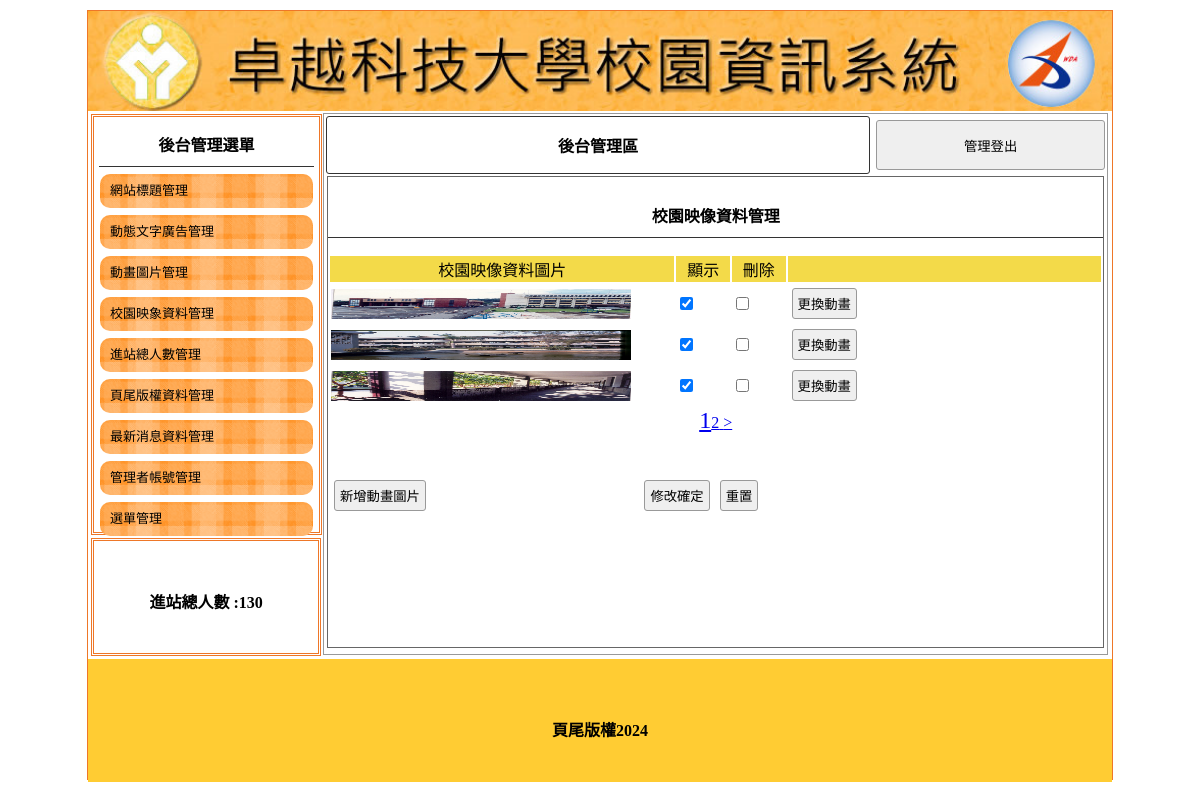
The page /back.php?do=image on the database its author committed.
### tables this page shows
CREATE TABLE `titles` (
  `id` int(5) UNSIGNED NOT NULL,
  `img` text NOT NULL,
  `text` text NOT NULL,
  `sh` int(1) NOT NULL DEFAULT 0
);

CREATE TABLE `total` (
  `id` int(5) UNSIGNED NOT NULL,
  `total` int(5) NOT NULL
);

CREATE TABLE `image` (
  `id` int(5) UNSIGNED NOT NULL,
  `img` text NOT NULL,
  `sh` int(1) NOT NULL DEFAULT 1
);

CREATE TABLE `bottom` (
  `id` int(5) UNSIGNED NOT NULL,
  `bottom` text NOT NULL
);

### api/db.php (called while the page is built, shortened)
<?php
class DB
{
    protected $dsn = "mysql:host=localhost;charset=utf8;dbname=c1";
    protected $pdo;
    protected $table;
    public function __construct($table)
    {
        $this->table = $table;
        $this->pdo = new PDO($this->dsn, 'root', '');
    }
    private function a2s($array)
    {
        foreach ($array as $col => $value) {
            $tmp[] = "`$col`='$value'";
        }
        return $tmp;
    }
    function find($id)
    {
        $sql = "select * from `$this->table`";
        if (is_array($id)) {
            $tmp = $this->a2s($id);
            $sql .= " where " . join(" && ", $tmp);
        } else if (is_numeric($id)) {
            $sql .= " where  `id` = '$id'";
        } else {
            echo "錯誤:參數的資料型態必須是數字或陣列";
        }
        $row = $this->pdo->query($sql)->fetch(PDO::FETCH_ASSOC);
        return $row;
    }
    private function sql_all($sql, $array, $other)
    {
        if (isset($this->table) && !empty($this->table)) {
            if (is_array($array)) {
                if (!empty($array)) {
                    $tmp = $this->a2s($array);
                    $sql .= " where " . join(" && ", $tmp);
                }
            } else {
                $sql .= " $array";
            }
            return $sql .= $other;
        } else {
            echo "錯誤:沒有指定的資料表名稱";
        }
    }
    function all($where = '', $other = '')
    {
        $sql = "select * from `$this->table`";
        $sql = $this->sql_all($sql, $where, $other);
        return $this->pdo->query($sql)->fetchAll(PDO::FETCH_ASSOC);
    }
    function count($where = '', $other = '')
    {
        $sql = "select count(*) from `$this->table`";
        $sql = $this->sql_all($sql, $where, $other);
        return $this->pdo->query($sql)->fetchColumn();
    }
}
$Title = new DB('titles');
$Total = new DB('total');
$Bottom = new DB('bottom');
if (isset($_GET['do'])) {
    if (isset(${ucfirst($_GET['do'])})) {
        $DB = ${ucfirst($_GET['do'])};
    }
} else {
    $DB = $Title;
}

### back.php (the view, shortened to what this page needs)
<?php include_once "./api/db.php"; ?>
<!DOCTYPE html PUBLIC "-//W3C//DTD XHTML 1.0 Transitional//EN" "http://www.w3.org/TR/xhtml1/DTD/xhtml1-transitional.dtd">
<html xmlns="http://www.w3.org/1999/xhtml">
<head>
	<link href="./css/css.css" rel="stylesheet" type="text/css">
</head>
<body>
	<div id="main">
		<?php
		$title=$Title->find(['sh'=>1]);
		?>
		<a title="<?=$title['text'];?>" href="./index.php">
			<div class="ti" style="background:url(&#39;./img/<?=$title['img'];?>&#39;); background-size:cover;"></div>
		</a>
		<div id="ms">
			<div id="lf" style="float:left;">
				<div id="menuput" class="dbor">
					<span class="t botli">後台管理選單</span>
					<a style="color:#000; font-size:13px; text-decoration:none;" href="?do=title">
						<div class="mainmu">網站標題管理 </div>
					</a>
					<a style="color:#000; font-size:13px; text-decoration:none;" href="?do=ad">
						<div class="mainmu">動態文字廣告管理 </div>
					</a>
					<a style="color:#000; font-size:13px; text-decoration:none;" href="?do=mvim">
						<div class="mainmu">動畫圖片管理 </div>
					</a>
					<a style="color:#000; font-size:13px; text-decoration:none;" href="?do=image">
						<div class="mainmu">校園映象資料管理 </div>
					</a>
					<a style="color:#000; font-size:13px; text-decoration:none;" href="?do=total">
						<div class="mainmu">進站總人數管理 </div>
					</a>
					<a style="color:#000; font-size:13px; text-decoration:none;" href="?do=bottom">
						<div class="mainmu">頁尾版權資料管理 </div>
					</a>
					<a style="color:#000; font-size:13px; text-decoration:none;" href="?do=news">
						<div class="mainmu">最新消息資料管理 </div>
					</a>
					<a style="color:#000; font-size:13px; text-decoration:none;" href="?do=admin">
						<div class="mainmu">管理者帳號管理 </div>
					</a>
					<a style="color:#000; font-size:13px; text-decoration:none;" href="?do=menu">
						<div class="mainmu">選單管理 </div>
					</a>
				</div>
				<div class="dbor" style="margin:3px; width:95%; height:20%; line-height:100px;">
					<span class="t">進站總人數 :<?= $Total->find(1)['total']; ?>
					</span>
				</div>
			</div>
			<div class="di" style="height:540px; border:#999 1px solid; width:76.5%; margin:2px 0px 0px 0px; float:left; position:relative; left:20px;">
				<table width="100%">
					<tbody>
						<tr>
							<td style="width:70%;font-weight:800; border:#333 1px solid; border-radius:3px;" class="cent"><a href="?do=admin" style="color:#000; text-decoration:none;">後台管理區</a></td>
							<td><button onclick="location.replace('./api/logout.php')" style=" width:99%; margin-right:2px; height:50px;">管理登出</button></td>
						</tr>
					</tbody>
				</table>
				<?php
				$do = $_GET['do'] ?? 'title';
				$file = "./back/{$do}.php";
				if (file_exists($file)) {
					include "$file";
				} else {
					include "./back/title.php";
				}
				?>
			</div>
		</div>
		<div style="width:1024px; left:0px; position:relative; background:#FC3; margin-top:4px; height:123px; display:block;">
			<span class="t" style="line-height:123px;"><?= $Bottom->find(1)['bottom']; ?></span>
		</div>
	</div>
</body>
</html>

### back/image.php (shortened to what this page needs)
<div style="width:99%; height:87%; margin:auto; overflow:auto; border:#666 1px solid;">
	<p class="t cent botli">校園映像資料管理</p>
	<form method="post" action="./api/edit.php">
		<table width="100%">
			<tr class="yel">
				<td width="45%">校園映像資料圖片</td>
				<td width="7%">顯示</td>
				<td width="7%">刪除</td>
				<td></td>
			</tr>
			<?php
			$total = $DB->count();
			$div = 3;
			$pages = ceil($total / $div);
			$now = $_GET['p'] ?? 1;
			$start = ($now - 1) * $div;
			$rows = $DB->all(" limit $start,$div");
			foreach ($rows as $row) {
			?>
				<tr>
					<td width="45%">
						<img src="./img/<?= $row['img']; ?>" style="width:300px;height:30px;">
					</td>
					<td width="7%"><input type="checkbox" name="sh[]" value="<?= $row['id']; ?>" <?= ($row['sh'] == 1) ? 'checked' : ''; ?>></td>
					<td width="7%"><input type="checkbox" name="del[]" value="<?= $row['id']; ?>"></td>
					<td>
						<input type="button" onclick="op('#cover','#cvr','./modal/upload.php?table=<?= $do; ?>&id=<?= $row['id']; ?>')" value="更換動畫">
					</td>
				</tr>
			<?php
			}
			?>
		</table>
		<div class="cent">
		<?php
		for ($i = 1; $i <= $pages; $i++) {
			$fontsize=($now==$i)?'24px':'16px';
			echo"<a href='?do=$do&p=$i' style='font-size:$fontsize'>$i</a>";
		}
		if ($now < $pages) {
			$next = $now + 1;
			echo "<a href='?do=$do&p=$next'> > </a>";
		}
		?>
		</div>
		<table style="margin-top:40px; width:70%;">
			<tr>
				<td width="200px">
					<input type="button" onclick="op('#cover','#cvr','./modal/<?= $do; ?>.php?table=<?= $do; ?>')" value="新增動畫圖片">
				</td>
				<td class="cent">
					<input type="submit" value="修改確定">
					<input type="reset" value="重置">
				</td>
			</tr>
		</table>
	</form>
</div>

### css/css.css (style rules this page uses)
body { padding: 0px; margin: 0px; }
#main { width: 1024px; height: 768px; margin: 10px auto 10px auto; border: #EE7728 1px solid; position: relative; }
.ti { width: 100%; height: 100px; position: relative; background-size: cover; background-repeat: no-repeat; }
.dbor { border: #EE7728 double 3px; margin: 1px; padding: 2px 10px 2px 10px; }
.t { font-weight: 800; display: block; text-align: center; padding: 10px 1px 10px 1px; }
.botli { border-bottom: #333 1px solid; }
.mainmu { position: relative; border-radius: 10px; background: url(../icon/menu.fw.png) center no-repeat; background-size: cover; line-height: 30px; padding: 2px 10px 2px 10px; margin: 7px 1px 7px 1px; height: 30px; }
#lf { height: 540px; width: 21%; display: inline-block; }
#menuput { width: 100%; height: 75%; position: relative; padding: 5px; display: block; margin: 3px; }
.di { display: inline-block; }
.cent { text-align: center; }
input, button { border: #999 1px solid; border-radius: 3px; background: #EFEFEF; padding: 5px; margin: 3px; }
.yel td { background: #F3DA49; text-align: center; }

### rows shown on the page
titles: img (picture)
total: total "130"
image: img (picture), sh "☑"
image: img (picture), sh "☑"
image: img (picture), sh "☑"
bottom: bottom "頁尾版權2024"
